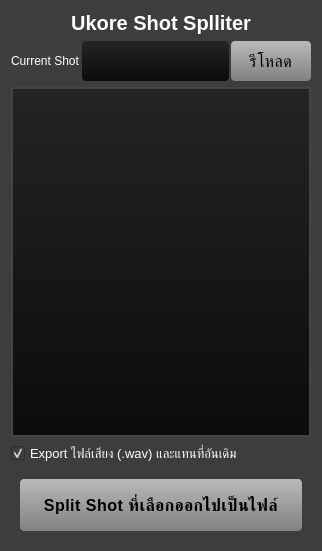
<?xml version="1.0" encoding="UTF-8"?>
<ui version="4.0">
 <class>Form</class>
 <widget class="QWidget" name="Form">
  <property name="geometry">
   <rect>
    <x>0</x>
    <y>0</y>
    <width>318</width>
    <height>548</height>
   </rect>
  </property>
  <property name="windowTitle">
   <string>Form</string>
  </property>
  <property name="styleSheet">
   <string notr="true">background-color:rgb(61, 61, 61)</string>
  </property>
  <layout class="QGridLayout" name="gridLayout_4">
   <item row="4" column="0">
    <widget class="QWidget" name="widget" native="true">
     <property name="minimumSize">
      <size>
       <width>0</width>
       <height>70</height>
      </size>
     </property>
     <layout class="QGridLayout" name="gridLayout_3">
      <item row="0" column="0">
       <widget class="QPushButton" name="pushButton_split_to_file">
        <property name="sizePolicy">
         <sizepolicy hsizetype="Minimum" vsizetype="Minimum">
          <horstretch>0</horstretch>
          <verstretch>0</verstretch>
         </sizepolicy>
        </property>
        <property name="font">
         <font>
          <pointsize>12</pointsize>
          <weight>75</weight>
          <bold>true</bold>
         </font>
        </property>
        <property name="styleSheet">
         <string notr="true">QPushButton {
    color: black;
    background: qlineargradient(spread:pad, x1:0, y1:0, x2:0, y2:1, stop:0 rgba(185, 185, 185, 255), stop:1 rgba(129, 129, 129, 255));
    border: 1px solid rgba(255, 255, 255, 0.5);
    letter-spacing: 0.5px;
	border:None;
	border-radius: 4px;
}

QPushButton:hover {
        background: qlineargradient(spread:pad, x1:1, y1:0, x2:1, y2:1, stop:0 rgba(243, 159, 89, 255), stop:1 rgba(197, 131, 76, 255));
}

QPushButton:pressed {
        background: qlineargradient(spread:pad, x1:0, y1:1, x2:0, y2:0, stop:0 rgba(189, 123, 69, 255), stop:1 rgba(134, 88, 50, 255));
}
</string>
        </property>
        <property name="text">
         <string>Split Shot ที่เลือกออกไปเป็นไฟล์</string>
        </property>
       </widget>
      </item>
     </layout>
    </widget>
   </item>
   <item row="3" column="0">
    <widget class="QCheckBox" name="checkBox_export_wav">
     <property name="font">
      <font>
       <pointsize>10</pointsize>
      </font>
     </property>
     <property name="styleSheet">
      <string notr="true">color:white</string>
     </property>
     <property name="text">
      <string>Export ไฟล์เสียง (.wav) และแทนที่อันเดิม</string>
     </property>
     <property name="checked">
      <bool>true</bool>
     </property>
    </widget>
   </item>
   <item row="1" column="0">
    <layout class="QHBoxLayout" name="horizontalLayout">
     <property name="spacing">
      <number>2</number>
     </property>
     <item>
      <widget class="QLabel" name="label_2">
       <property name="styleSheet">
        <string notr="true">color:white</string>
       </property>
       <property name="text">
        <string>Current Shot</string>
       </property>
      </widget>
     </item>
     <item>
      <widget class="QLineEdit" name="lineEdit_current_shot">
       <property name="sizePolicy">
        <sizepolicy hsizetype="Expanding" vsizetype="Minimum">
         <horstretch>0</horstretch>
         <verstretch>0</verstretch>
        </sizepolicy>
       </property>
       <property name="font">
        <font>
         <pointsize>12</pointsize>
         <weight>75</weight>
         <bold>true</bold>
        </font>
       </property>
       <property name="styleSheet">
        <string notr="true">

    QLineEdit {
background-color:qlineargradient(spread:pad, x1:0, y1:1, x2:0, y2:0, stop:0 rgba(12, 12, 12, 255), stop:1 rgba(36, 36, 36, 255));
		color:white;
        border: none;
border-radius: 4px;
    }
QLineEdit::selection {
    background: #3a86ff;
    color: white;
}</string>
       </property>
      </widget>
     </item>
     <item>
      <widget class="QPushButton" name="pushButton_reload">
       <property name="sizePolicy">
        <sizepolicy hsizetype="Minimum" vsizetype="Minimum">
         <horstretch>0</horstretch>
         <verstretch>0</verstretch>
        </sizepolicy>
       </property>
       <property name="minimumSize">
        <size>
         <width>80</width>
         <height>40</height>
        </size>
       </property>
       <property name="font">
        <font>
         <pointsize>12</pointsize>
        </font>
       </property>
       <property name="styleSheet">
        <string notr="true">QPushButton {
    color: black;
    background: qlineargradient(spread:pad, x1:0, y1:0, x2:0, y2:1, stop:0 rgba(185, 185, 185, 255), stop:1 rgba(129, 129, 129, 255));
    border: 1px solid rgba(255, 255, 255, 0.5);
    letter-spacing: 0.5px;
	border:None;
	border-radius: 4px;
}

QPushButton:hover {
        background: qlineargradient(spread:pad, x1:1, y1:0, x2:1, y2:1, stop:0 rgba(243, 159, 89, 255), stop:1 rgba(197, 131, 76, 255));
}

QPushButton:pressed {
        background: qlineargradient(spread:pad, x1:0, y1:1, x2:0, y2:0, stop:0 rgba(189, 123, 69, 255), stop:1 rgba(134, 88, 50, 255));
}
</string>
       </property>
       <property name="text">
        <string>รีโหลด</string>
       </property>
      </widget>
     </item>
    </layout>
   </item>
   <item row="0" column="0">
    <widget class="QLabel" name="label">
     <property name="font">
      <font>
       <pointsize>15</pointsize>
       <weight>75</weight>
       <bold>true</bold>
      </font>
     </property>
     <property name="styleSheet">
      <string notr="true">color:white</string>
     </property>
     <property name="text">
      <string>Ukore Shot Splliter</string>
     </property>
     <property name="alignment">
      <set>Qt::AlignCenter</set>
     </property>
    </widget>
   </item>
   <item row="2" column="0">
    <widget class="QTableView" name="tableView">
     <property name="minimumSize">
      <size>
       <width>300</width>
       <height>350</height>
      </size>
     </property>
     <property name="font">
      <font>
       <pointsize>12</pointsize>
      </font>
     </property>
     <property name="styleSheet">
      <string notr="true">/* ---------- Base table ---------- */
QTableView {
    background-color:qlineargradient(spread:pad, x1:0, y1:1, x2:0, y2:0, stop:0 rgba(12, 12, 12, 255), stop:1 rgba(36, 36, 36, 255));
    color: #f0f0f0;
    border: 2px solid #444;
    gridline-color: #555;
    outline: none;
    alternate-background-color: #333;
	padding:0px;
}

/* ---------- Header ---------- */
QHeaderView::section {
    background-color: #3a3a3a;
    color: #ffffff;
    font-weight: bold;
    border: 1px solid #555;
}

QTableView::item {
    padding: 0px;
}

/* ---------- Selected (Active) ---------- */
QTableView::item:selected {
               /* ปิด overlay สีเทา */
          /* พื้นหลังขาว */
                /* ตัวอักษรดำ */


 background-color:qlineargradient(spread:pad, x1:1, y1:0, x2:1, y2:1, stop:0 rgba(243, 159, 89, 255), stop:1 rgba(197, 131, 76, 255));
color:black;
    font: bold;                           /* ตัวหนา */
}

QMenu#MyCustomContextMenu {
    border: 2px solid red;
    font-size: 16pt; /* &lt;--- ขนาดตัวอักษรที่ใหญ่ขึ้นสำหรับ Menu นี้เท่านั้น */
    font-weight: bold;
}
QMenu#MyCustomContextMenu::item:selected {
    background-color: red;
}
</string>
     </property>
     <attribute name="verticalHeaderVisible">
      <bool>false</bool>
     </attribute>
    </widget>
   </item>
  </layout>
 </widget>
 <resources/>
 <connections/>
</ui>
